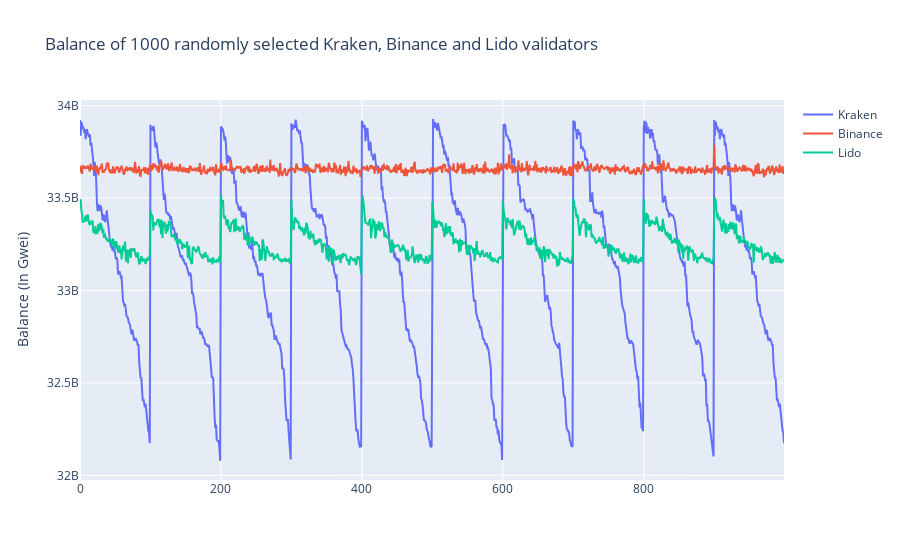

The notebook cell saved with this chart:
### Code cell
import plotly.graph_objects as go

fig = go.Figure(data=[
    go.Scatter(name='Kraken', x=lst, y = kraken_balance),
    go.Scatter(name='Binance', x=lst, y = binance_balance),
    go.Scatter(name='Lido', x=lst, y= lido_balance)
])

fig.update_layout(
    bargap=0.1,
    title = "Balance of 1000 randomly selected Kraken, Binance and Lido validators")

fig.update_yaxes(title="Balance (In Gwei)")


fig.show()

### Figure 1 — Plotly figure (JSON) as saved in the notebook; plotly's stock layout.template omitted (floating-point values rounded to 4 significant figures; data arrays with more than 128 entries replaced by an {"elided": "..."} marker saying what was removed)
{"data": [{"name": "Kraken", "type": "scatter", "x": {"elided": "1000 int values"}, "y": {"elided": "1899 int values"}}, {"name": "Binance", "type": "scatter", "x": {"elided": "1000 int values"}, "y": {"elided": "1000 int values"}}, {"name": "Lido", "type": "scatter", "x": {"elided": "1000 int values"}, "y": {"elided": "1000 int values"}}], "layout": {"autosize": true, "bargap": 0.1, "title": {"text": "Balance of 1000 randomly selected Kraken, Binance and Lido validators"}, "xaxis": {"autorange": true, "range": [0, 999], "type": "linear"}, "yaxis": {"autorange": true, "range": [31970000000.0, 34030000000.0], "title": {"text": "Balance (In Gwei)"}, "type": "linear"}}}
